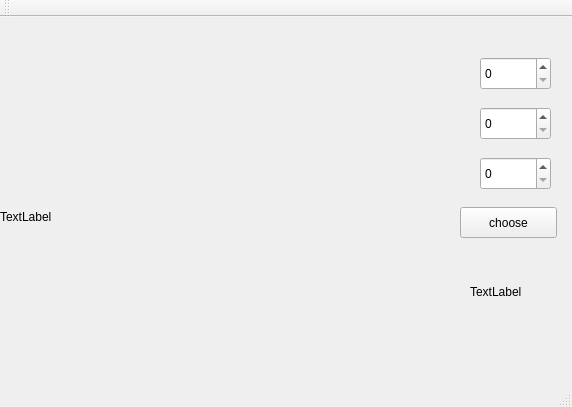
<?xml version="1.0" encoding="UTF-8"?>
<ui version="4.0">
 <class>MainWindow</class>
 <widget class="QMainWindow" name="MainWindow">
  <property name="geometry">
   <rect>
    <x>0</x>
    <y>0</y>
    <width>572</width>
    <height>407</height>
   </rect>
  </property>
  <property name="windowTitle">
   <string>MainWindow</string>
  </property>
  <widget class="QWidget" name="centralWidget">
   <widget class="QLabel" name="label">
    <property name="geometry">
     <rect>
      <x>0</x>
      <y>0</y>
      <width>400</width>
      <height>400</height>
     </rect>
    </property>
    <property name="text">
     <string>TextLabel</string>
    </property>
    <property name="margin">
     <number>2</number>
    </property>
   </widget>
   <widget class="QSpinBox" name="spinBoxR">
    <property name="geometry">
     <rect>
      <x>480</x>
      <y>40</y>
      <width>71</width>
      <height>33</height>
     </rect>
    </property>
    <property name="maximum">
     <number>255</number>
    </property>
   </widget>
   <widget class="QSpinBox" name="spinBoxG">
    <property name="geometry">
     <rect>
      <x>480</x>
      <y>90</y>
      <width>71</width>
      <height>33</height>
     </rect>
    </property>
    <property name="maximum">
     <number>255</number>
    </property>
   </widget>
   <widget class="QSpinBox" name="spinBoxB">
    <property name="geometry">
     <rect>
      <x>480</x>
      <y>140</y>
      <width>71</width>
      <height>33</height>
     </rect>
    </property>
    <property name="maximum">
     <number>255</number>
    </property>
   </widget>
   <widget class="QPushButton" name="choose">
    <property name="geometry">
     <rect>
      <x>460</x>
      <y>190</y>
      <width>97</width>
      <height>31</height>
     </rect>
    </property>
    <property name="text">
     <string>choose</string>
    </property>
   </widget>
   <widget class="QLabel" name="color">
    <property name="geometry">
     <rect>
      <x>470</x>
      <y>240</y>
      <width>70</width>
      <height>70</height>
     </rect>
    </property>
    <property name="text">
     <string>TextLabel</string>
    </property>
   </widget>
  </widget>
  <widget class="QMenuBar" name="menuBar">
   <property name="geometry">
    <rect>
     <x>0</x>
     <y>0</y>
     <width>572</width>
     <height>27</height>
    </rect>
   </property>
  </widget>
  <widget class="QToolBar" name="mainToolBar">
   <attribute name="toolBarArea">
    <enum>TopToolBarArea</enum>
   </attribute>
   <attribute name="toolBarBreak">
    <bool>false</bool>
   </attribute>
  </widget>
  <widget class="QStatusBar" name="statusBar"/>
 </widget>
 <layoutdefault spacing="6" margin="11"/>
 <resources/>
 <connections/>
</ui>
